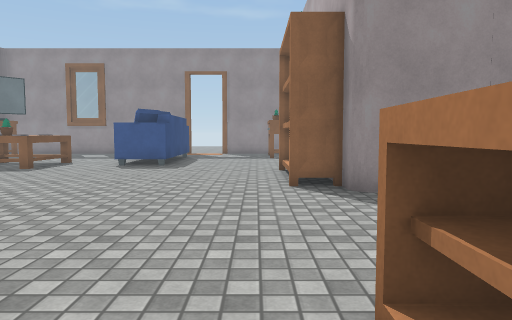
View 1 (above)

23 first-person views from a walk through a Unity game level. The camera is 1.2 m above the floor, tilts 4° down and sees 70° across. Doors are open. The floor is counted in squares, 1 m on a side. Each view is taken from the middle of a square. On the plan, view 1 faces up. The plan holds only what a view shows up to about 15 squares ahead; the rest is blank. The place goes on beyond the plan. Some animated figures are not drawn. Surface patterns are stand-ins for the level's own textures.

View 2
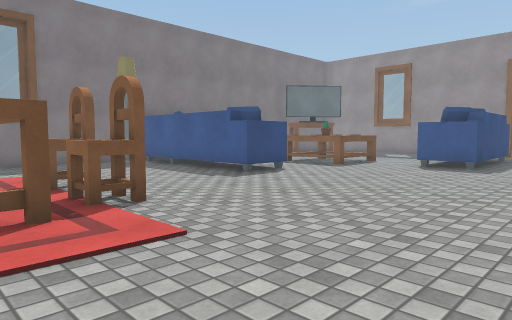

View 3
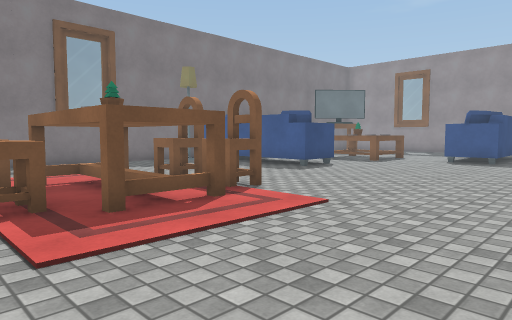

View 4
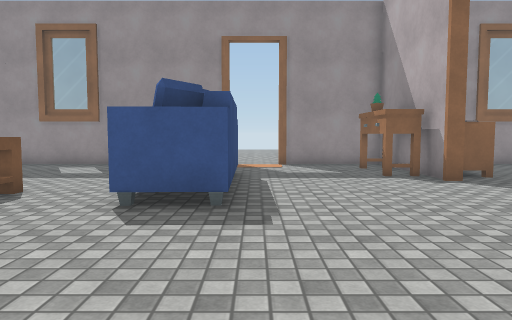

View 5
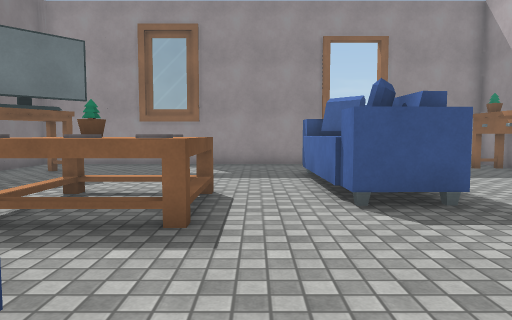

View 6
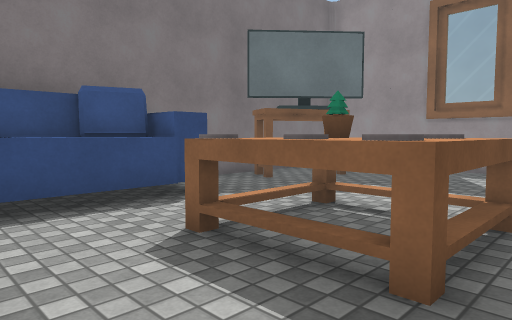

View 7
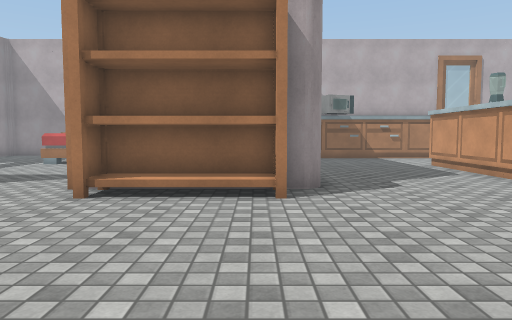

View 8
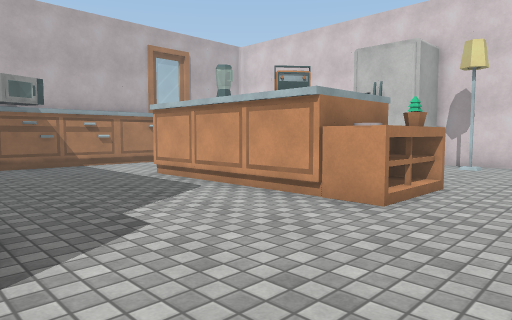

View 9
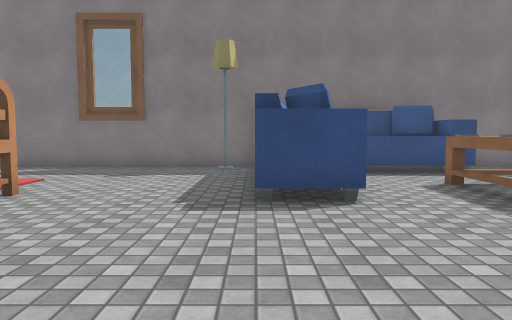

View 10
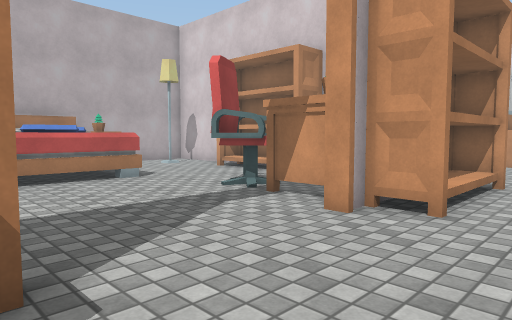

View 11
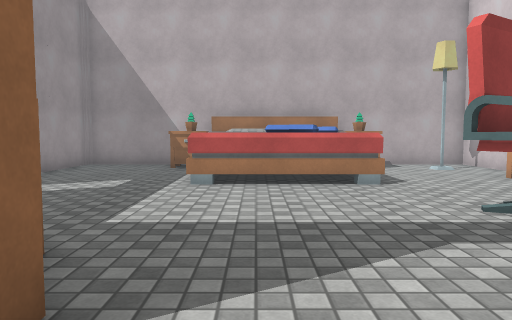

View 12
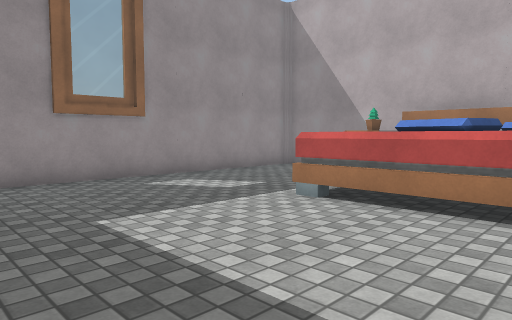

View 13
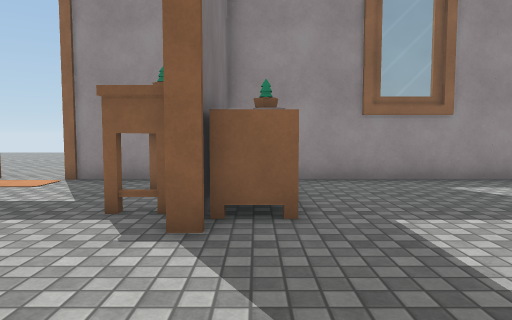

View 14
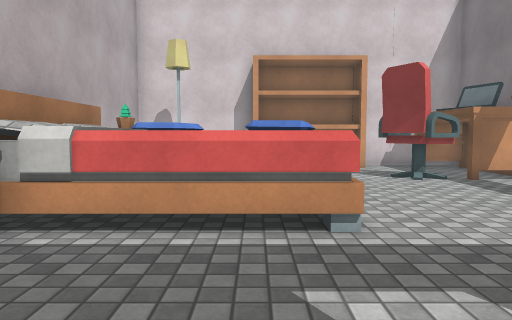

View 15
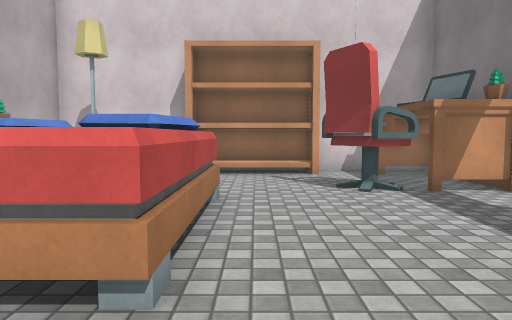

View 16
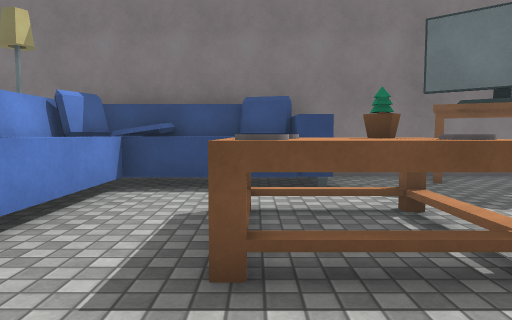

View 17
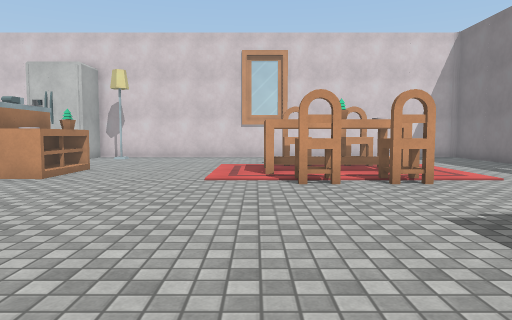

View 18
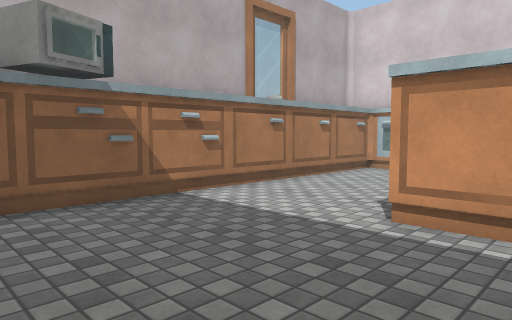

View 19
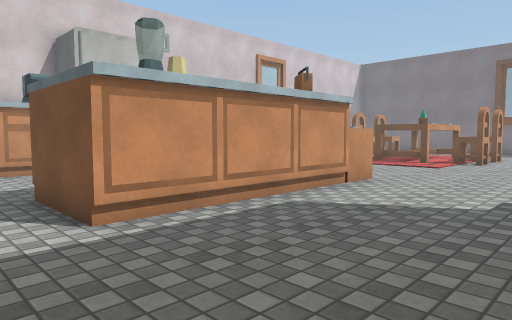

View 20
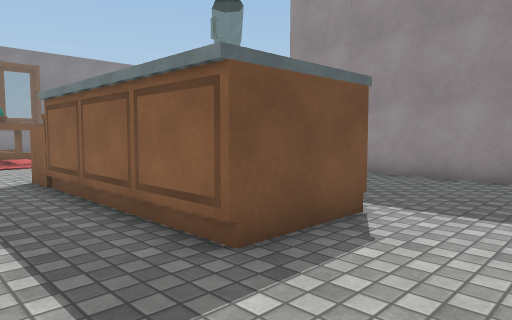

View 21
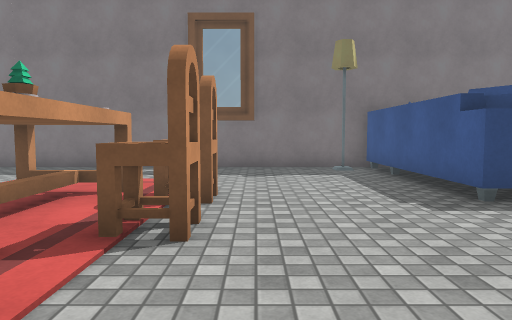

View 22
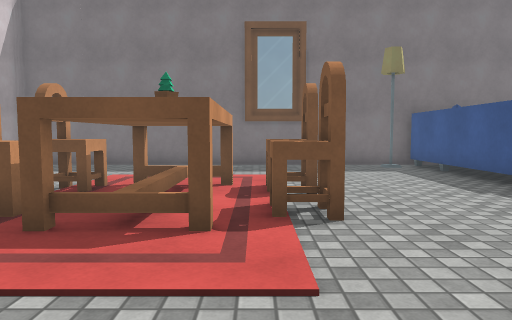

View 23
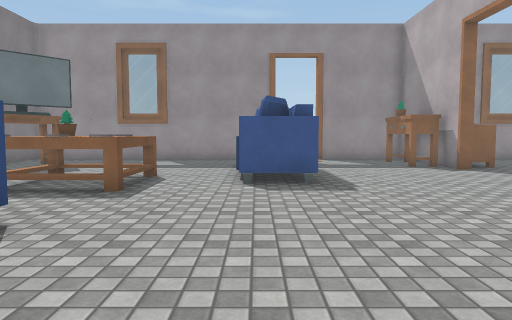

### Floor plan
Key: @ floor where view 1 was taken; # wall or solid block; x gap in a wall; . floor; D open door; ^ raised ledge; O other object.
Columns run from 16 left of view 1 to 15 right of it. Each row starts with its distance up from view 1.
 23  ###########DDD#################
 22 #  ...............#O...........#
 21 #................O# ...........#
 20 #.OO.............O#O...........#
 19 #.OO.......OO....O#O.........OO#
 18 #OO........OO.....#O.....OOOOOO#
 17 #..........OO............O  OOO
 16 #..........OO............OO OOO
 15 ###..OOOO..OO............OO OOO
 14  ##^.OOOO..OO............OOOOOO
 13  #O^.OOOO.........#...O..O  O O#
 12  #^^.............O#OOOO......OO#
 11  #O^.............OOOOOO........#
 10  #O^^^^#.........O#OO..........#
  9  #OO^^O#.........OOOO.OOOOO..x.#
  8 ########..........####OOOOO##OO#
  7 #.#........................
  6 #...........................O
  5 #...........................OO
  4 #...........................O
  3 #......OOOO.................O
  2 #......OOOO......OOOOOOOO...O
  1 #....  OOOOO.....OOO   OO...OO
  0 #....   O  O....@OOOOOOOO...O
 -1 #....   O O.................O
 -2 #....  OOOO....... .........O O
 -3 #....        .....         .OOO

Where each view was taken, in squares from view 1:
view 1: 0 up, 0 right, facing up
view 2: 0 up, 0 right, facing up-left
view 3: 3 down, 0 right, facing up-left
view 4: 8 up, 3 left, facing up
view 5: 8 up, 7 left, facing up
view 6: 10 up, 7 left, facing up-left
view 7: 9 up, 6 left, facing right
view 8: 8 up, 2 left, facing down-right
view 9: 8 up, 2 left, facing left
view 10: 18 up, 1 left, facing down-right
view 11: 16 up, 0 right, facing right
view 12: 13 up, 3 right, facing up-right
view 13: 13 up, 3 right, facing up
view 14: 22 up, 10 right, facing down
view 15: 20 up, 8 right, facing down
view 16: 13 up, 5 left, facing left
view 17: 12 up, 5 left, facing down
view 18: 7 up, 6 right, facing down-right
view 19: 7 up, 10 right, facing down-left
view 20: 3 down, 11 right, facing up-left
view 21: 4 up, 2 left, facing left
view 22: 2 up, 1 left, facing left
view 23: 5 up, 5 left, facing up
